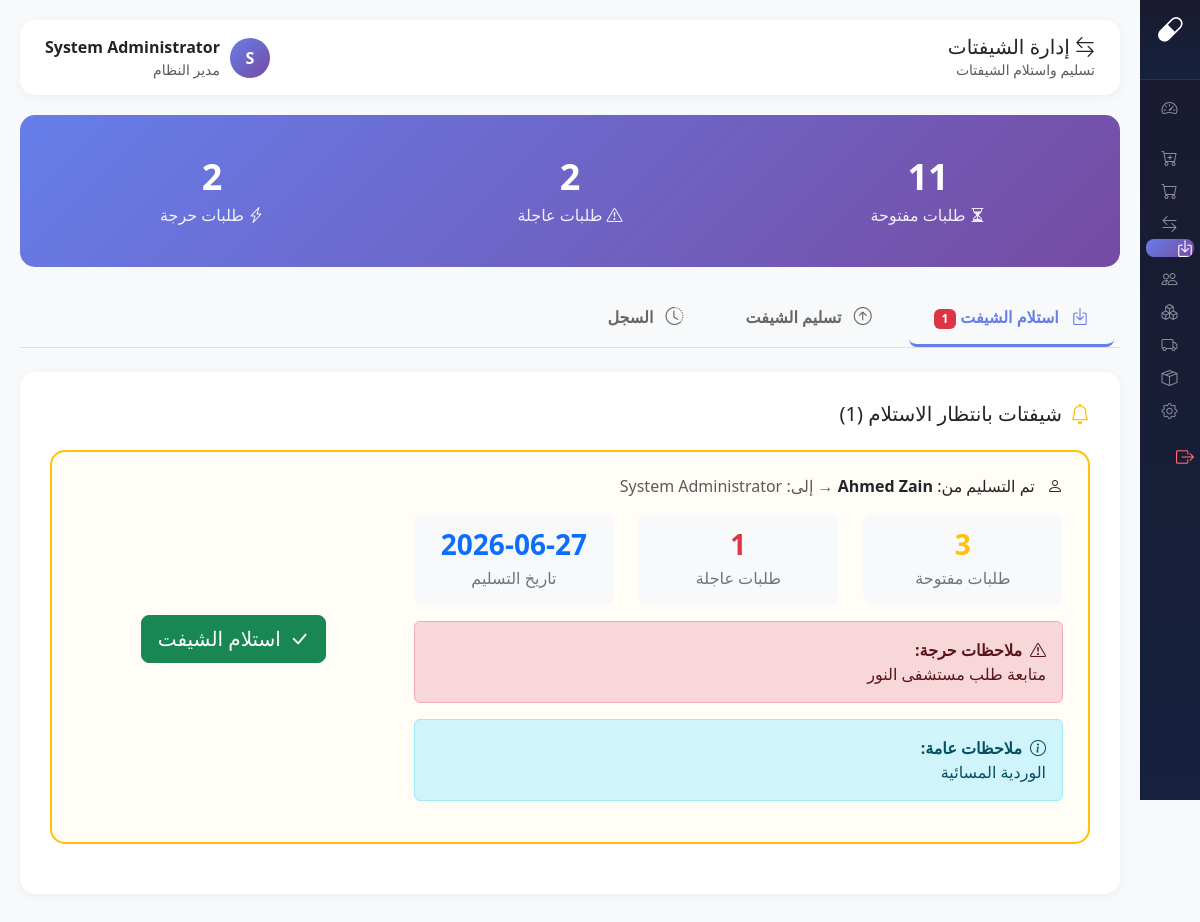
/modules/shifts/index.php (signed in), run on an earlier commit of the app's database.
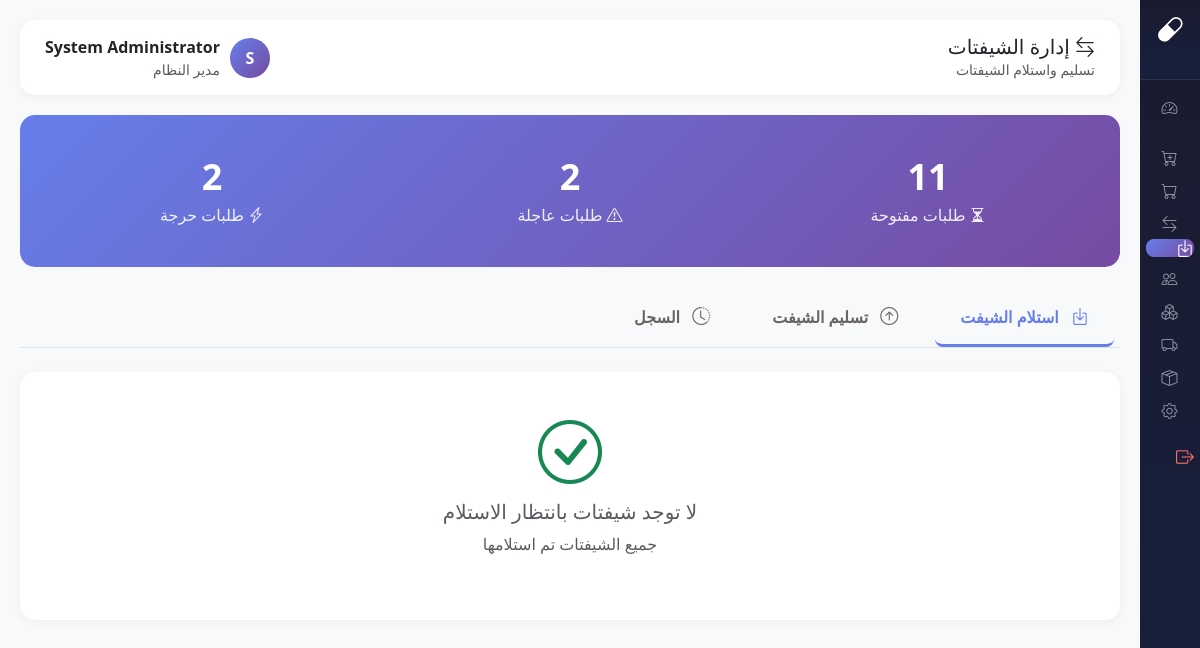
And on a later commit of the database.
### tables this page shows
CREATE TABLE `shift_handovers` (
  `id` int(11) NOT NULL,
  `shift_date` date DEFAULT curdate(),
  `from_user` int(11) NOT NULL,
  `to_user` int(11) NOT NULL,
  `open_orders_count` int(11) DEFAULT 0,
  `urgent_orders_count` int(11) DEFAULT 0,
  `critical_notes` text DEFAULT NULL,
  `general_notes` text DEFAULT NULL,
  `is_acknowledged` tinyint(1) DEFAULT 0,
  `acknowledged_at` datetime DEFAULT NULL,
  `created_at` timestamp NOT NULL DEFAULT current_timestamp()
);

CREATE TABLE `users` (
  `id` int(11) NOT NULL,
  `username` varchar(50) NOT NULL,
  `password` varchar(255) NOT NULL,
  `full_name` varchar(100) NOT NULL,
  `role` enum('admin','pharmacist','purchaser','cashier') DEFAULT 'pharmacist',
  `branch_code` varchar(20) DEFAULT NULL,
  `phone` varchar(20) DEFAULT NULL,
  `is_active` tinyint(1) DEFAULT 1,
  `last_login` datetime DEFAULT NULL,
  `created_at` timestamp NOT NULL DEFAULT current_timestamp(),
  `updated_at` timestamp NOT NULL DEFAULT current_timestamp() ON UPDATE current_timestamp()
);

### core/config.php (called while the page is built, shortened)
<?php
function timeAgo($datetime) {
    $time = strtotime($datetime);
    $now = time();
    $diff = $now - $time;
    if ($diff < 604800) return 'منذ ' . floor($diff / 86400) . ' يوم';
    return date('Y-m-d', $time);
}

### modules/shifts/index.php (the view, shortened to what the changed rows need)
<?php
require_once __DIR__ . '/../../core/config.php';
$db = getDB();
$stmt = $db->prepare("SELECT sh.*, u.full_name as from_user_name, u2.full_name as to_user_name
    FROM shift_handovers sh
    JOIN users u ON sh.from_user = u.id
    JOIN users u2 ON sh.to_user = u2.id
    WHERE sh.to_user = ? AND sh.is_acknowledged = 0
    ORDER BY sh.created_at DESC");
$stmt->execute([$_SESSION['user_id']]);
$pending_handovers = $stmt->fetchAll();
?>
<!DOCTYPE html>
<html lang="ar" dir="rtl">
<head>
    <link href="https://cdn.jsdelivr.net/npm/bootstrap@5.3.2/dist/css/bootstrap.rtl.min.css" rel="stylesheet">
    <link href="https://cdn.jsdelivr.net/npm/bootstrap-icons@1.11.1/font/bootstrap-icons.css" rel="stylesheet">
</head>
<body>
    <div class="main-content">
        <ul class="nav nav-tabs mb-4" id="shiftTabs">
            <li class="nav-item">
                <a class="nav-link active" data-bs-toggle="tab" href="#receive">
                    <i class="bi bi-box-arrow-in-down"></i> استلام الشيفت
                    <?php if (count($pending_handovers) > 0): ?>
                    <span class="badge bg-danger"><?= count($pending_handovers) ?></span>
                    <?php endif; ?>
                </a>
            </li>
        </ul>
        <div class="tab-content">
            <div class="tab-pane fade show active" id="receive">
                <?php if (!empty($pending_handovers)): ?>
                <div class="content-card mb-4">
                    <h5 class="mb-4"><i class="bi bi-bell me-2 text-warning"></i>شيفتات بانتظار الاستلام (<?= count($pending_handovers) ?>)</h5>
                    <?php foreach ($pending_handovers as $handover): ?>
                    <div class="handover-card pending">
                        <div class="row">
                            <div class="col-md-8">
                                <h6 class="mb-3">
                                    <i class="bi bi-person me-2"></i>
                                    تم التسليم من: <strong><?= $handover['from_user_name'] ?></strong>
                                    <span class="text-muted">&rarr; إلى: <?= $handover['to_user_name'] ?></span>
                                </h6>
                                <div class="row mb-3">
                                    <div class="col-md-4"><div class="stat-box"><h4 class="text-warning"><?= $handover['open_orders_count'] ?></h4><p>طلبات مفتوحة</p></div></div>
                                    <div class="col-md-4"><div class="stat-box"><h4 class="text-danger"><?= $handover['urgent_orders_count'] ?></h4><p>طلبات عاجلة</p></div></div>
                                    <div class="col-md-4"><div class="stat-box"><h4 class="text-primary"><?= timeAgo($handover['created_at']) ?></h4><p>تاريخ التسليم</p></div></div>
                                </div>
                                <?php if ($handover['critical_notes']): ?>
                                <div class="alert alert-danger"><strong><i class="bi bi-exclamation-triangle me-2"></i>ملاحظات حرجة:</strong><p class="mb-0"><?= nl2br($handover['critical_notes']) ?></p></div>
                                <?php endif; ?>
                                <?php if ($handover['general_notes']): ?>
                                <div class="alert alert-info"><strong><i class="bi bi-info-circle me-2"></i>ملاحظات عامة:</strong><p class="mb-0"><?= nl2br($handover['general_notes']) ?></p></div>
                                <?php endif; ?>
                            </div>
                            <div class="col-md-4 d-flex align-items-center justify-content-center">
                                <form method="POST" action="">
                                    <button type="submit" class="btn btn-success btn-lg"><i class="bi bi-check-lg me-2"></i>استلام الشيفت</button>
                                </form>
                            </div>
                        </div>
                    </div>
                    <?php endforeach; ?>
                </div>
                <?php else: ?>
                <div class="content-card mb-4 text-center py-5">
                    <i class="bi bi-check-circle text-success" style="font-size: 64px;"></i>
                    <h5 class="mt-3 text-muted">لا توجد شيفتات بانتظار الاستلام</h5>
                    <p class="text-muted">جميع الشيفتات تم استلامها</p>
                </div>
                <?php endif; ?>
            </div>
        </div>
    </div>
</body>
</html>

What changed in the data, as far as the page shows it:
no longer on this page (row edited): shift_handovers: from_user.full_name "Ahmed Zain", to_user.full_name "System Administrator", open_orders_count "3", urgent_orders_count "1", created_at "2026-06-27", critical_notes "متابعة طلب مستشفى النور", general_notes "الوردية المسائية"
Also different on the page:
count($pending_handovers): "1" → (not shown)
text no longer shown: "شيفتات بانتظار الاستلام ( )"
text now shown: "لا توجد شيفتات بانتظار الاستلام جميع الشيفتات تم استلامها"
